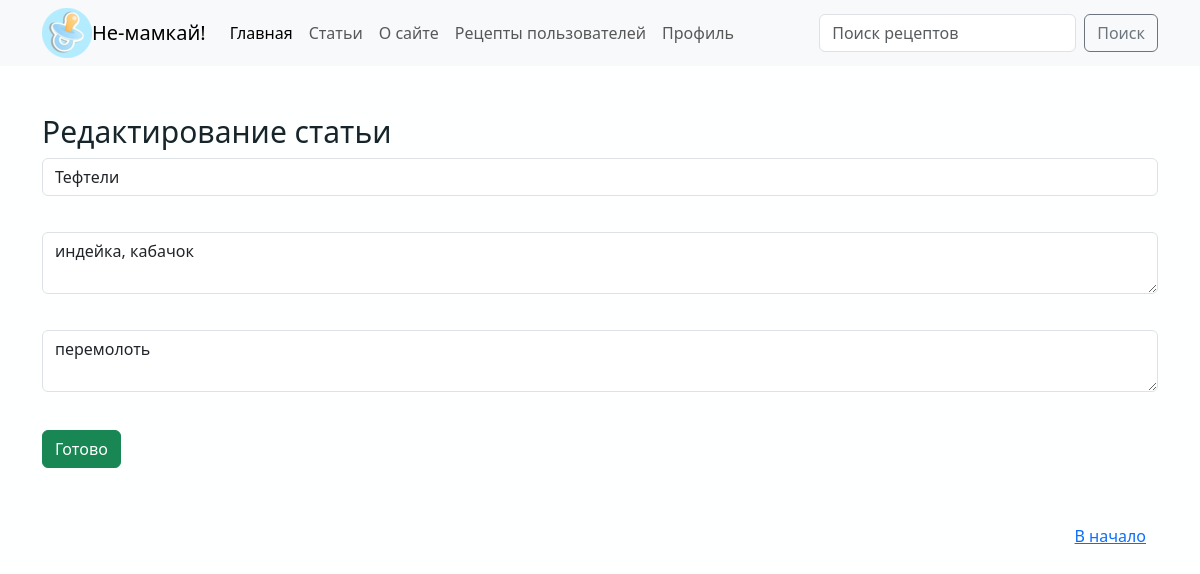
/user_recipe/1/update (signed in), run on the app's committed database.
### server.py (models this page shows, shortened)
class Posts(db.Model):
    id = db.Column(db.Integer, primary_key=True)
    title = db.Column(db.String(200), nullable=False)
    food = db.Column(db.String(200), nullable=False)
    text = db.Column(db.Text, nullable=False)
    date = db.Column(db.DateTime, default=dt.utcnow)
    creator = db.Column(db.Integer, nullable=False)

### server.py (the view)
@app.route('/user_recipe/<int:id>/update', methods=['POST', 'GET'])
@login_required
def update_recipe(id):
    recipe = Posts.query.get(id)
    if request.method == 'POST':
        recipe.title = request.form['title']
        recipe.food = request.form['food']
        recipe.text = request.form['text']
        try:
            db.session.commit()
            return redirect('/user_recipe')
        except:
            return "Ошибка добавления статьи"
    else:
        return render_template("update_post.html", recipe=recipe)

### server.py
class SearchForm(FlaskForm):
    searched = StringField("Поиск рецепта", validators=[DataRequired()])
    submit = SubmitField('Поиск')

### server.py (called while the page is built)
@login_manager.user_loader
def load_user(user_id):
    return Users.query.get(int(user_id))

@app.context_processor
def base():
    form = SearchForm()
    return dict(form=form)

### templates/update_post.html (shortened to what this page needs)
{% extends 'base.html' %}
{% block body %}
<div class="container mt-5">
    <h1>Редактирование статьи</h1>
    <form method="post">
        <input type="text" name="title" id="title" class="form-control" value="{{ recipe.title }}" placeholder="Введите название"><br>
        <textarea name="food" id="food" class="form-control" placeholder="Введите ингридиенты">{{ recipe.food }}</textarea><br>
        <textarea name="text" id="text" class="form-control" placeholder="Инструкция по приготовлению">{{ recipe.text }}</textarea><br>
        <input type="submit" class="btn btn-success" value="Готово"><br>
    </form>
</div>
{% endblock %}

### static/css/style.css (style rules this page uses)
h1 { color: #17252A; font-size:30px; }
body { background: #FEFFFF; }

### data on the page
Posts: title "Тефтели", food "индейка, кабачок", text "перемолоть"
